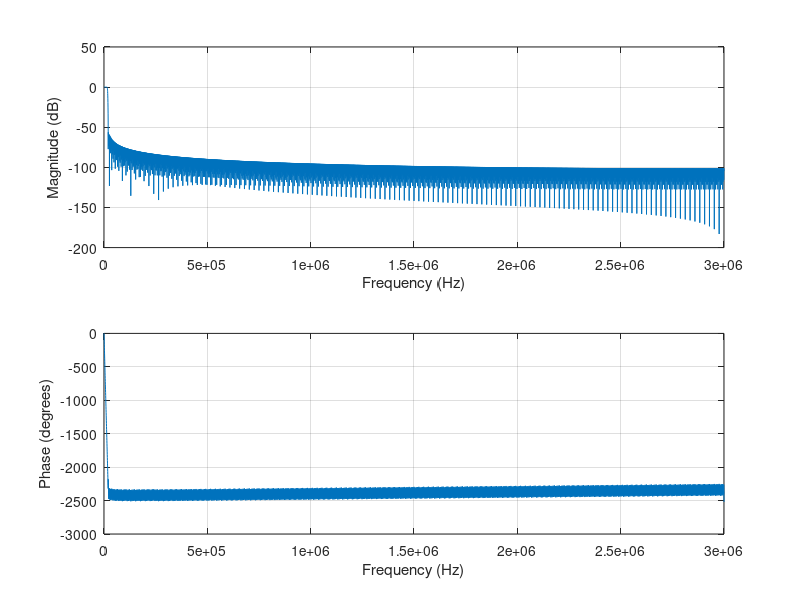

This chart was generated by the following MATLAB code:
# Note: ending a line with a semicolon suppresses printing the result

pkg load signal

close all;
clear all;
#clf;

dB  = 84
L = 96
M = 125
Fsin = 62500
Fsimm1 = Fsin * L
Fsout = Fsimm1 / M

f1 = 18000
f2 = min(Fsin/2, Fsout/2)

delta_f = f2 - f1;

# Calculate minimum number of taps
N = dB * Fsimm1 / (22 * delta_f)

# Round up to the next multiple of L
N = L * ceil(N / L)

# HACK REMOVE ME
# N = L * 3

# Calculate N tap FIR filter coefficients
f =  [f1] / (Fsimm1 / 2)
hc = fir1(N-1, f,'low');

freqz(hc,1,512,Fsimm1)

# Scale coefficients to cope with gain loss due to interpolation
#hc = hc * L;

# Set the gain to the LCM of 6,24,128
hc = hc * 384;

hc_min = min(hc)
hc_max = max(hc)
hc_sum = sum(hc)

# Scale coefficients to be represented as 16-bit signed integers
hc = round(hc * 2^15);

# Log some stats
hc_min = min(hc)
hc_max = max(hc)
hc_sum = sum(hc)

# Save to a file
save hc.txt hc;
